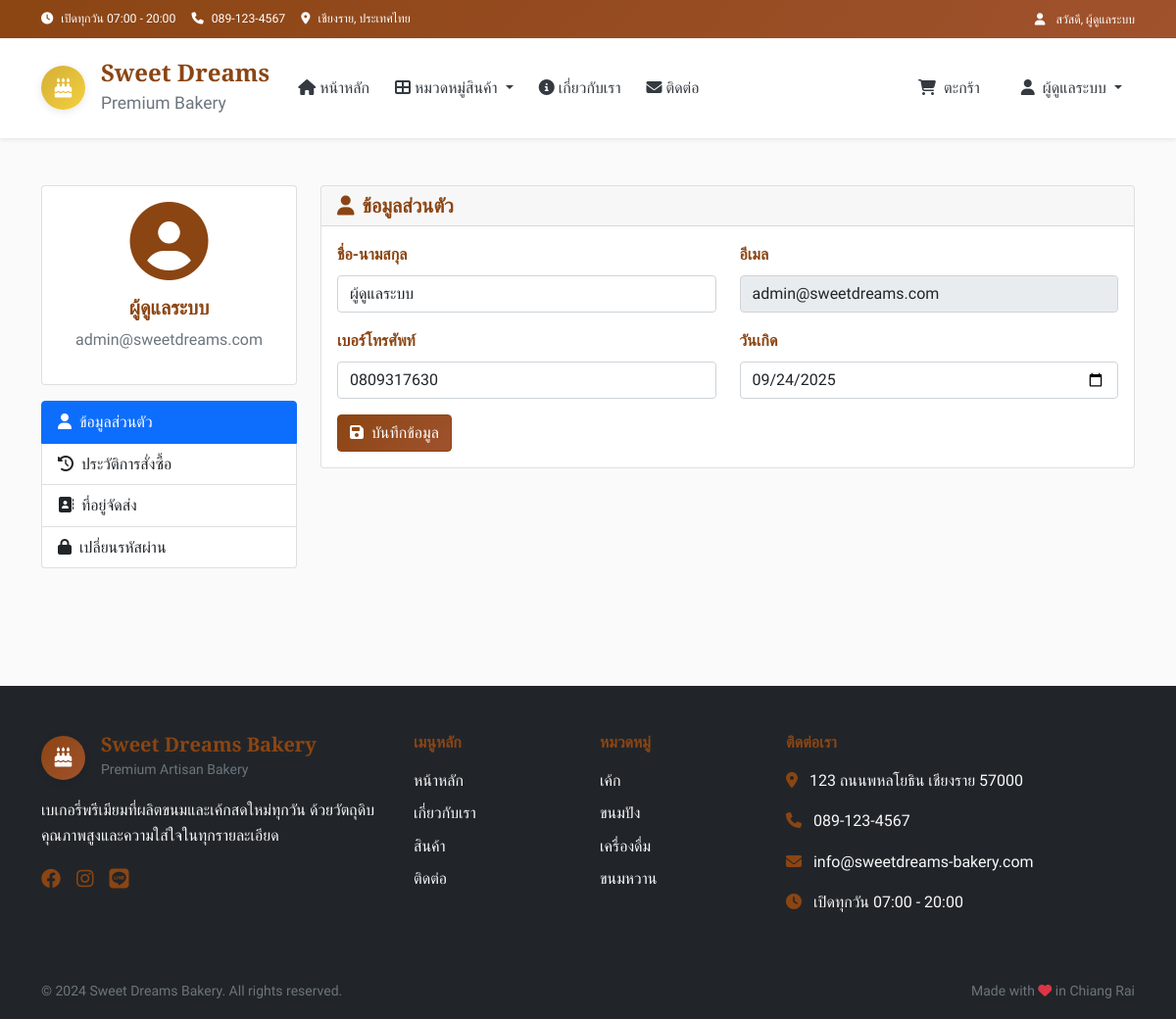
Screenshot of /profile (signed in) with the database file from the repository.
### tables this page shows
CREATE TABLE "users" (
	"id"	INTEGER,
	"username"	TEXT NOT NULL UNIQUE,
	"email"	TEXT NOT NULL UNIQUE,
	"password"	TEXT NOT NULL,
	"full_name"	TEXT,
	"phone"	TEXT,
	"address"	TEXT,
	"role"	TEXT DEFAULT 'customer',
	"birthday"	TEXT,
	"created_at"	TIMESTAMP DEFAULT CURRENT_TIMESTAMP,
	PRIMARY KEY("id" AUTOINCREMENT)
);

CREATE TABLE categories (
        id INTEGER PRIMARY KEY AUTOINCREMENT,
        name TEXT UNIQUE NOT NULL,
        name_en TEXT,
        icon TEXT,
        description TEXT,
        display_order INTEGER DEFAULT 0
    );

### app.py (the view)
@app.route('/profile')
def profile():
    if not session.get('user_id'):
        flash('กรุณาเข้าสู่ระบบก่อน')
        return redirect(url_for('login'))
    conn = get_db_connection()
    user = conn.execute(
        "SELECT * FROM users WHERE id = ?", (session.get('user_id'),)
    ).fetchone()
    orders = conn.execute("""
        SELECT * FROM orders
        WHERE user_id = ?
        ORDER BY created_at DESC
    """, (session.get('user_id'),)).fetchall()
    conn.close()
    return render_template('profile.html', user=user, orders=orders)

### templates/profile.html (shortened to what this page needs)
{% extends "layout.html" %}
{% block content %}
<div class="container py-5">
    <div class="row">
        <div class="col-md-3 mb-4">
            <div class="card">
                <div class="card-body text-center">
                    <div class="mb-3">
                        <i class="fas fa-user-circle fa-5x text-primary"></i>
                    </div>
                    <h5>{{ user.full_name or user.username }}</h5>
                    <p class="text-muted">{{ user.email }}</p>
                </div>
            </div>
            <div class="list-group mt-3">
                <a href="{{ url_for('profile') }}" class="list-group-item list-group-item-action active" data-tab="profile-info">
                    <i class="fas fa-user me-2"></i>ข้อมูลส่วนตัว
                </a>
                <a href="{{ url_for('order_history') }}" class="list-group-item list-group-item-action" data-tab="order-history">
                    <i class="fas fa-history me-2"></i>ประวัติการสั่งซื้อ
                </a>
                <a href="{{ url_for('address_book') }}" class="list-group-item list-group-item-action" data-tab="address-book">
                    <i class="fas fa-address-book me-2"></i>ที่อยู่จัดส่ง
                </a>
                <a href="{{ url_for('change_password') }}" class="list-group-item list-group-item-action" data-tab="change-password">
                    <i class="fas fa-lock me-2"></i>เปลี่ยนรหัสผ่าน
                </a>
            </div>
        </div>
        <div class="col-md-9">
            <div class="tab-content active" id="profile-info">
                <div class="card">
                    <div class="card-header">
                        <h5 class="mb-0">
                            <i class="fas fa-user text-primary me-2"></i>ข้อมูลส่วนตัว
                        </h5>
                    </div>
                    <div class="card-body">
                        <form method="POST" action="/update_profile">
                            <div class="row">
                                <div class="col-md-6 mb-3">
                                    <label class="form-label">ชื่อ-นามสกุล</label>
                                    <input type="text" class="form-control" name="full_name"
                                           value="{{ user.full_name or '' }}">
                                </div>
                                <div class="col-md-6 mb-3">
                                    <label class="form-label">อีเมล</label>
                                    <input type="email" class="form-control" name="email"
                                           value="{{ user.email }}" readonly>
                                </div>
                            </div>
                            <div class="row">
                                <div class="col-md-6 mb-3">
                                    <label class="form-label">เบอร์โทรศัพท์</label>
                                    <input type="tel" class="form-control" name="phone"
                                           value="{{ user.phone or '' }}">
                                </div>
                                <div class="col-md-6 mb-3">
                                    <label class="form-label">วันเกิด</label>
                                    <input type="date" class="form-control" name="birthday"
                                    value="{{ user.birthday or '' }}">
                                </div>
                            </div>
                            <button type="submit" class="btn btn-primary">
                                <i class="fas fa-save me-2"></i>บันทึกข้อมูล
                            </button>
                        </form>
                    </div>
                </div>
            </div>
        </div>
    </div>
</div>
{% endblock %}

### templates/layout.html (shortened to what this page needs)
<!DOCTYPE html>
<html lang="th" data-bs-theme="light">
<head>
    <link href="https://cdn.jsdelivr.net/npm/bootstrap@5.0.2/dist/css/bootstrap.min.css" rel="stylesheet">
    <link rel="stylesheet" href="https://cdnjs.cloudflare.com/ajax/libs/font-awesome/6.4.0/css/all.min.css">
    <link rel="stylesheet" href="{{ url_for('static', filename='css/main.css') }}">
    {% if session.get('role') == 'admin' %}
    <link rel="stylesheet" href="{{ url_for('static', filename='css/admin.css') }}">
    {% endif %}
</head>
<body>
    <header>
        <div class="top-bar bg-primary text-white py-2">
            <div class="container">
                <div class="row align-items-center">
                    <div class="col-md-8">
                        <small class="d-flex align-items-center flex-wrap gap-3">
                            <span><i class="fas fa-clock me-2"></i>เปิดทุกวัน 07:00 - 20:00</span>
                            <span><i class="fas fa-phone me-2"></i>089-123-4567</span>
                            <span><i class="fas fa-map-marker-alt me-2"></i>เชียงราย, ประเทศไทย</span>
                        </small>
                    </div>
                    <div class="col-md-4 text-end">
                        {% if session.get('user_id') %}
                            <small>
                                <i class="fas fa-user me-2"></i>
                                สวัสดี, {{ session.get('full_name') or session.get('username') }}
                            </small>
                        {% endif %}
                    </div>
                </div>
            </div>
        </div>
    </header>
    <nav class="navbar navbar-expand-lg navbar-light bg-white shadow-sm sticky-top" aria-label="Main navigation">
        <div class="container">
            <a class="navbar-brand d-flex align-items-center" href="{{ url_for('index') }}">
                <div class="logo-container me-3">
                    <div class="logo-circle">
                        <i class="fas fa-birthday-cake" aria-hidden="true"></i>
                    </div>
                </div>
                <div class="brand-info d-none d-md-block">
                    <h4 class="mb-0 brand-name">Sweet Dreams</h4>
                    <small class="text-muted">Premium Bakery</small>
                </div>
            </a>
            <div class="collapse navbar-collapse" id="navbarNav">
                <ul class="navbar-nav me-auto mb-2 mb-lg-0">
                    <li class="nav-item">
                        <a class="nav-link fw-500 {% if request.endpoint == 'index' %}active{% endif %}" href="{{ url_for('index') }}">
                            <i class="fas fa-home me-1"></i>หน้าหลัก
                        </a>
                    </li>
                    <li class="nav-item dropdown">
                        <a class="nav-link dropdown-toggle fw-500" href="#" role="button" data-bs-toggle="dropdown" aria-expanded="false">
                            <i class="fas fa-th-large me-1"></i>หมวดหมู่สินค้า
                        </a>
                    </li>
                    <li class="nav-item">
                        <a class="nav-link fw-500" href="{{ url_for('index') }}#about">
                            <i class="fas fa-info-circle me-1"></i>เกี่ยวกับเรา
                        </a>
                    </li>
                    <li class="nav-item">
                        <a class="nav-link fw-500" href="{{ url_for('index') }}#contact">
                            <i class="fas fa-envelope me-1"></i>ติดต่อ
                        </a>
                    </li>
                </ul>
                <ul class="navbar-nav ms-auto">
                    <li class="nav-item me-3">
                        <a class="nav-link position-relative fw-500 cart-link" href="{{ url_for('cart') }}">
                            <i class="fas fa-shopping-cart me-1"></i>
                            <span class="d-none d-lg-inline">ตะกร้า</span>
                        </a>
                    </li>
                    {% if session.get('user_id') %}
                        <li class="nav-item dropdown">
                            <a class="nav-link dropdown-toggle fw-500" href="#" role="button" data-bs-toggle="dropdown" aria-expanded="false">
                                <i class="fas fa-user me-1"></i>
                                <span class="d-none d-lg-inline">{{ session.get('full_name') or session.get('username') }}</span>
                            </a>
                        </li>
                    {% endif %}
                </ul>
            </div>
        </div>
    </nav>
    <main>
        {% block content %}{% endblock %}
    </main>
    <footer class="bg-dark text-white mt-5">
        <div class="container py-5">
            <div class="row gy-4">
                <div class="col-lg-4">
                    <div class="d-flex align-items-center mb-3">
                        <div class="logo-circle bg-primary me-3">
                            <i class="fas fa-birthday-cake text-white" aria-hidden="true"></i>
                        </div>
                        <div>
                            <h5 class="mb-0 text-primary">Sweet Dreams Bakery</h5>
                            <small class="text-muted">Premium Artisan Bakery</small>
                        </div>
                    </div>
                    <p class="text-light">
                        เบเกอรี่พรีเมียมที่ผลิตขนมและเค้กสดใหม่ทุกวัน
                        ด้วยวัตถุดิบคุณภาพสูงและความใส่ใจในทุกรายละเอียด
                    </p>
                    <div class="d-flex gap-3">
                        <a href="#" class="text-primary fs-5" aria-label="Facebook"><i class="fab fa-facebook"></i></a>
                        <a href="#" class="text-primary fs-5" aria-label="Instagram"><i class="fab fa-instagram"></i></a>
                        <a href="#" class="text-primary fs-5" aria-label="Line"><i class="fab fa-line"></i></a>
                    </div>
                </div>
                <div class="col-lg-2 col-md-6">
                    <h6 class="text-primary mb-3">เมนูหลัก</h6>
                    <ul class="list-unstyled">
                        <li class="mb-2"><a href="{{ url_for('index') }}" class="text-light text-decoration-none">หน้าหลัก</a></li>
                        <li class="mb-2"><a href="{{ url_for('index') }}#about" class="text-light text-decoration-none">เกี่ยวกับเรา</a></li>
                        <li class="mb-2"><a href="{{ url_for('index') }}#products" class="text-light text-decoration-none">สินค้า</a></li>
                        <li class="mb-2"><a href="{{ url_for('index') }}#contact" class="text-light text-decoration-none">ติดต่อ</a></li>
                    </ul>
                </div>
                <div class="col-lg-2 col-md-6">
                    <h6 class="text-primary mb-3">หมวดหมู่</h6>
                    <ul class="list-unstyled">
                        {% if categories %}
                            {% for category in categories[:4] %}
                            <li class="mb-2">
                                <a href="{{ url_for('category_by_id', category_id=category.id) }}" class="text-light text-decoration-none">
                                    {{ category.name }}
                                </a>
                            </li>
                            {% endfor %}
                        {% endif %}
                    </ul>
                </div>
                <div class="col-lg-4">
                    <h6 class="text-primary mb-3">ติดต่อเรา</h6>
                    <div class="mb-3">
                        <i class="fas fa-map-marker-alt text-primary me-2"></i>
                        <span class="text-light">123 ถนนพหลโยธิน เชียงราย 57000</span>
                    </div>
                    <div class="mb-3">
                        <i class="fas fa-phone text-primary me-2"></i>
                        <span class="text-light">089-123-4567</span>
                    </div>
                    <div class="mb-3">
                        <i class="fas fa-envelope text-primary me-2"></i>
                        <span class="text-light">info@sweetdreams-bakery.com</span>
                    </div>
                    <div>
                        <i class="fas fa-clock text-primary me-2"></i>
                        <span class="text-light">เปิดทุกวัน 07:00 - 20:00</span>
                    </div>
                </div>
            </div>
        </div>
        <div class="bg-black py-3">
            <div class="container">
                <div class="row align-items-center">
                    <div class="col-md-6">
                        <small class="text-muted">
                            © 2024 Sweet Dreams Bakery. All rights reserved.
                        </small>
                    </div>
                    <div class="col-md-6 text-md-end">
                        <small class="text-muted">
                            Made with <i class="fas fa-heart text-danger"></i> in Chiang Rai
                        </small>
                    </div>
                </div>
            </div>
        </div>
    </footer>
    <div class="toast-container position-fixed bottom-0 end-0 p-3" style="z-index: 1055;">
    </div>
</body>
</html>

### rows the page displays
users: full_name "ผู้ดูแลระบบ", email "admin@sweetdreams.com", phone "0809317630", birthday "09/24/2025"
categories: name "เค้ก"
categories: name "ขนมปัง"
categories: name "เครื่องดื่ม"
categories: name "ขนมหวาน"

### other values shown
{{ session.get('full_name') or session.get('username') }} "ผู้ดูแลระบบ"
